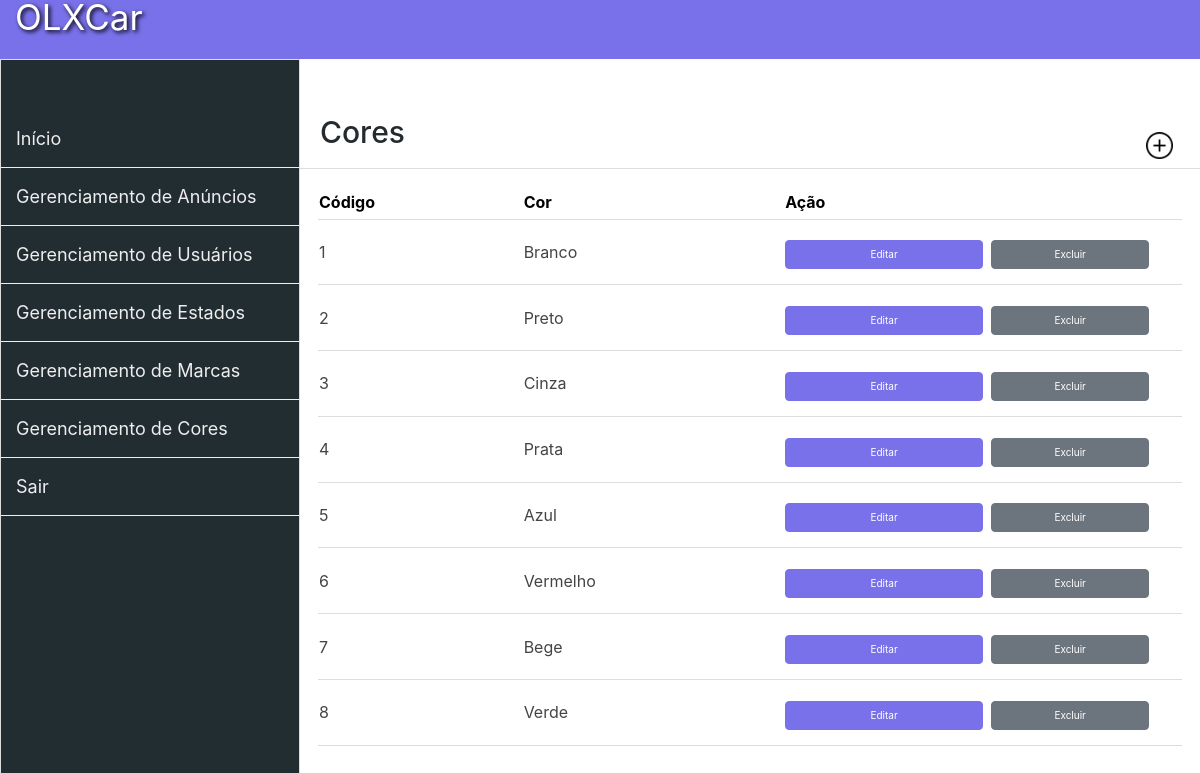
The app's page /admin/cadastraCor.php (signed in) with its own data.
### tables this page shows
CREATE TABLE `cores` (
  `cd_cor` int(11) NOT NULL,
  `ds_cor` varchar(50) NOT NULL
);

### connect.php (called while the page is built, shortened)
<?php
$_SG["conectaServidor"] = true;
$_SG["abreSessao"] = true;
$_SG["caseSentive"] = false;
$_SG["validaSempre"] = true;
$_SG["servidor"] = "localhost";
$_SG["banco"] = "webphp5";
$_SG["usuario"] = "root";
$_SG["senha"] = "";
$_SG["paginaLogin"] = "login.php";
$_SG["tabela"] = "usuarios";
?>

### functions.php (called while the page is built, shortened)
<?php
function selecionar($link, $sql){
	return mysqli_query($link, $sql);
}
?>

### admin/cadastraCor.php (the view, shortened to what this page needs)
<?php
	include_once "../connect.php";
	include_once "../functions.php";
?>
<!DOCTYPE html PUBLIC "-//W3C//DTD XHTML 1.0 Transitional//EN" "http://www.w3.org/TR/xhtml1/DTD/xhtml1-transitional.dtd">
<html xmlns="http://www.w3.org/1999/xhtml">
    <head>
        <?php include_once "template/header.php"; ?>
    </head>
    <body>
    <header>
        <a class="logo" href="index.php">OLXCar</a>
    </header>
		<?php include_once "template/lateral.php"; ?>
    	<section class="conteudo">
            <div class="titulo">
                <h1>Cores</h1>
                <a href="adicionacadastraCor.php"><img title="Adicionar" src="img/btn_adicionar.png"></a>
            </div>
                <table class="ExibeForm">
                    <thead>
                        <tr>
                            <th>Código</th>
                            <th>Cor</th>
                            <th>Ação</th>
                        </tr>
                    </thead>
                    <tbody>
                    <?php
                        $sql_select = "SELECT * FROM `cores` ";
                        $cor = selecionar($_SG["link"], $sql_select);
                        while($selecCor = mysqli_fetch_assoc($cor)){?>
                        <tr>
                            <td><?php echo $selecCor['cd_cor']; ?></td>
                            <td><?php echo $selecCor['ds_cor']; ?></td>
                            <td>
                                <a class="btn btn-primary" href="editar.php?acao=AtualizarCor&id=<?php echo $selecCor['cd_cor']; ?>">Editar</a>
                                <a onClick="return ConfirmarAlteracao()" class="btn btn-secondary" href="query.php?deletarCor&id=<?php echo $selecCor['cd_cor']; ?>">Excluir</a>
                            </td>
                        </tr>
                        <?php
                        }?>
                    </tbody>
                </table>
        </section>
    </body>
</html>

### admin/template/header.php (shortened to what this page needs)
<link rel="stylesheet" type="text/css" href="template/stlyle.css">
<link href="css/bootstrap.min.css" rel="stylesheet">

### admin/template/lateral.php
<aside>
	<nav class="menu">
		<ul>
        	<li><a href="index.php">Início</a></li>
            <li><a href="cadastraAnuncio.php">Gerenciamento de Anúncios</li></a>
            <li><a href="cadastraUsuario.php">Gerenciamento de Usuários</li></a>
            <li><a href="cadastraEstado.php">Gerenciamento de Estados</li></a>
            <li><a href="cadastraMarca.php">Gerenciamento de Marcas</li></a>
            <li><a href="cadastraCor.php">Gerenciamento de Cores</li></a>
        	<li><a href="../sair.php">Sair</li></a>
    	</ul>
    </nav>
</aside>

### admin/template/stlyle.css (style rules this page uses)
html { height:100%; }
body { height:100%; font-family: 'Segoe UI', Tahoma, Geneva, Verdana, sans-serif; margin:0px; }
aside { height:100%; background:#222d32; width:25%; padding:50px 0px; border:solid 1px #ddd; box-sizing: border-box; float:left; }
header { background:#7971ea; padding:15px; margin-top: -2%; text-decoration:none; }
ul { list-style:none; padding:0px; }
.menu ul > li { padding: 15px; border-bottom: 1px solid #eee; }
.menu ul > li > a, label { text-decoration:none; color:#eee; font-size:18px; }
.conteudo { float:right; width:75%; }
table { width:96%; background:#fff; margin-left:2%; padding:10px; margin-top: 20px; }
table tr { border-bottom: 1px solid #ddd; }
th { color:#000; text-align:left; padding-bottom:5px; }
table td { color:#444; border-top:1px solid #ddd; }
table td a { margin-top: 5%; }
.logo { text-decoration: none; font-size: 35px; color: #fff; text-shadow: 2px 2px 4px black; }
.titulo { border-bottom:1px solid #ddd; }
.titulo h1 { padding: 55px 0px 10px 20px ; color:#242b2e; font-size: 30px; width: 90%; }
.titulo a img { width: 3%; height: 3%; float: right; margin-top: -4%; margin-right: 3%; }
.ExibeForm tr td a { margin-bottom: 14px; }
.ExibeForm tr td { font-size: 16px; }

### records on screen
cores: cd_cor "1", ds_cor "Branco"
cores: cd_cor "2", ds_cor "Preto"
cores: cd_cor "3", ds_cor "Cinza"
cores: cd_cor "4", ds_cor "Prata"
cores: cd_cor "5", ds_cor "Azul"
cores: cd_cor "6", ds_cor "Vermelho"
cores: cd_cor "7", ds_cor "Bege"
cores: cd_cor "8", ds_cor "Verde"
